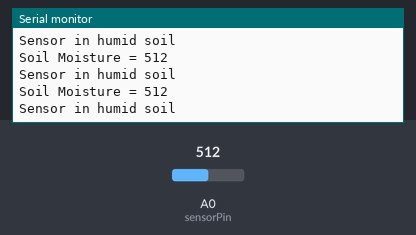
Bench run of a sketch on a simulated Arduino Uno, built with avr-gcc and run on an emulated ATmega328P. Shown: the last lines printed to the serial monitor. Inputs (shaded band) come from the test bench; at power-on: A0 (sensorPin) = 512.

Above: at 1.2 s.
1.3 s: A0 (sensorPin) set to 290
At 1.82 s:
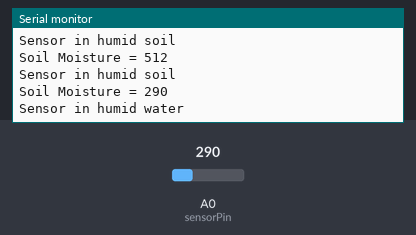
3.5 s: A0 (sensorPin) set to 810
At 3.82 s:
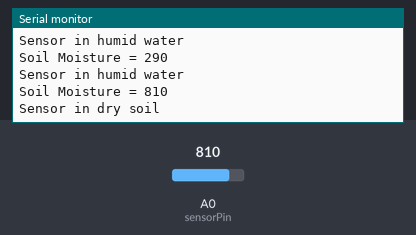
5.5 s: A0 (sensorPin) set to 1010
At 5.83 s:
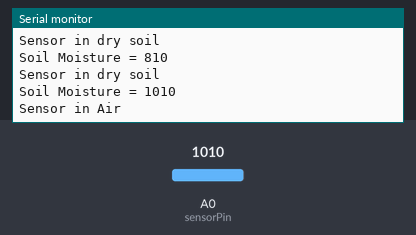
Timing chart, 0 to 8.5 s (numbered marks = the images above; inputs shaded):
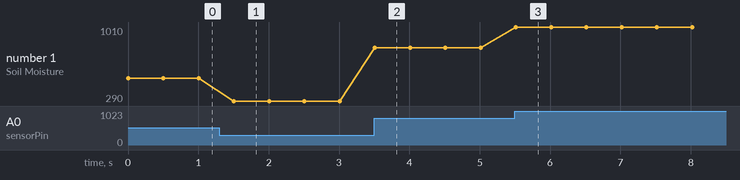

Measured:
- after the input at 1.3 s, the serial monitor: prints a new line after 0.20 s (image 1)
- after the input at 3.5 s, the serial monitor: prints a new line at once (image 2)
- after the input at 5.5 s, the serial monitor: prints a new line at once (image 3)
- plotted number 1: 512 → 290 after the input at 1.3 s, 290 → 810 after the input at 3.5 s, 810 → 1010 after the input at 5.5 s

The sketch:

Soil_Moisture.ino
```cpp
int sensorPin = A0;  // set A0: sensor input pin
int moisture =0;     // store  value from the sensor

void setup() {
  Serial.begin(9600);
}

void loop() {
  // read value from the sensor
  int moisture = analogRead(sensorPin);
  Serial.print("Soil Moisture = ");
  Serial.println(moisture);

  if(analogRead(sensorPin)>1000){
    Serial.println("Sensor in Air");
  }
  if(analogRead(sensorPin)>800 && analogRead(sensorPin) <1000){
    Serial.println("Sensor in dry soil");
  }
  if(analogRead(sensorPin)>300 && analogRead(sensorPin) <800){
    Serial.println("Sensor in humid soil");
  }
  if(analogRead(sensorPin)<300){
    Serial.println("Sensor in humid water");
  }
  delay(500);
}
```
